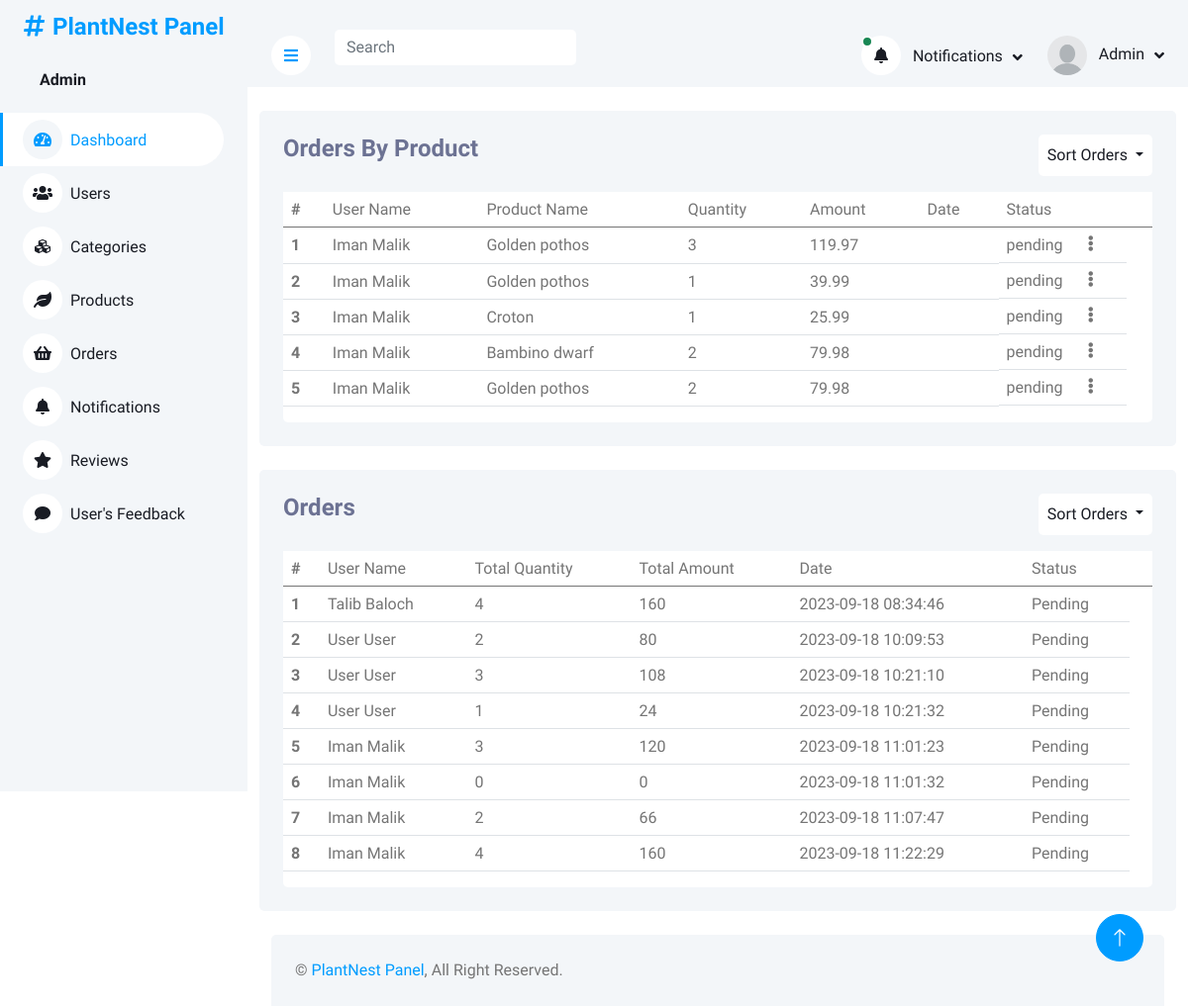
Page /adminPanel/orders.php (signed in) on the earlier database version.
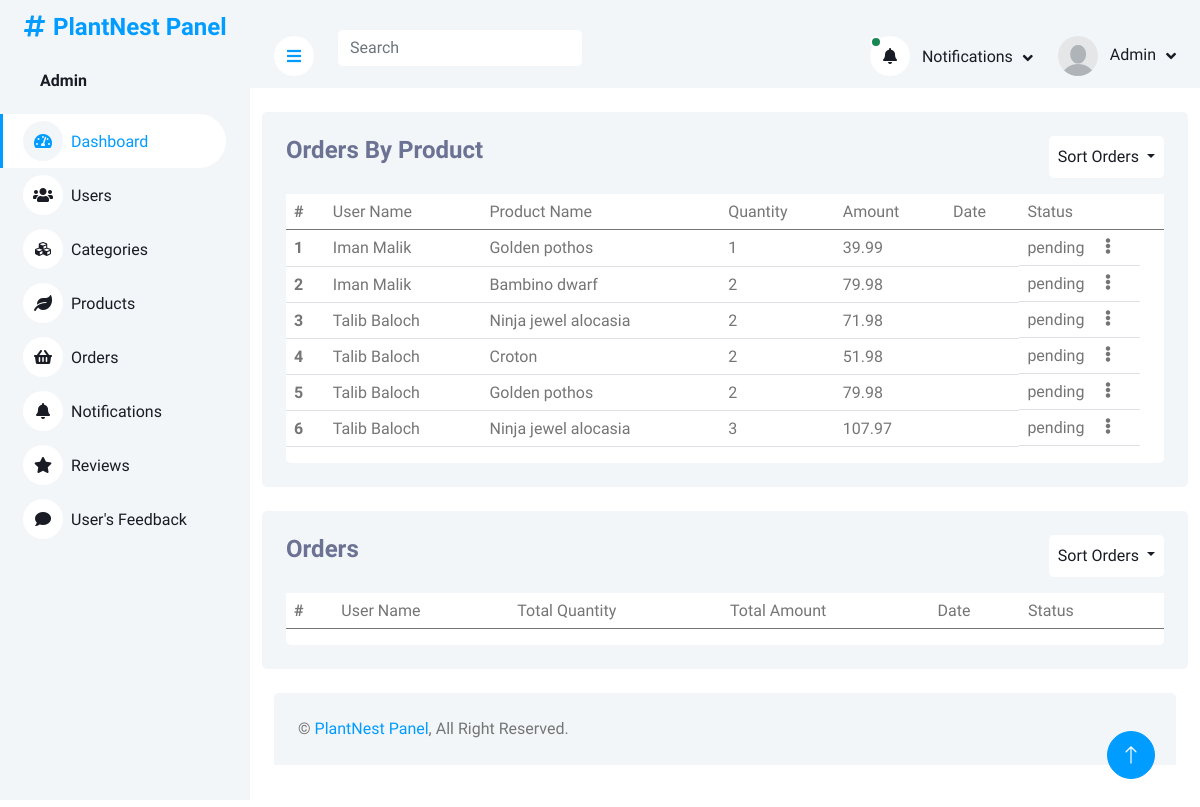
Same page on the later database version.
### tables this page shows
CREATE TABLE `orders` (
  `orderID` int(11) NOT NULL,
  `userID` int(11) DEFAULT NULL,
  `productID` int(11) DEFAULT NULL,
  `productQuantity` varchar(225) DEFAULT NULL,
  `totalAmount` varchar(225) DEFAULT NULL,
  `date` timestamp NOT NULL DEFAULT current_timestamp() ON UPDATE current_timestamp(),
  `orderStatus` varchar(255) NOT NULL DEFAULT 'pending'
);

CREATE TABLE `users` (
  `userID` int(11) NOT NULL,
  `firstName` varchar(225) DEFAULT NULL,
  `lastName` varchar(225) DEFAULT NULL,
  `userEmail` varchar(225) NOT NULL,
  `userPassword` varchar(225) DEFAULT NULL
);

CREATE TABLE `products` (
  `productID` int(11) NOT NULL,
  `productName` varchar(225) DEFAULT NULL,
  `productDescription` varchar(225) DEFAULT NULL,
  `productPrice` varchar(225) DEFAULT NULL,
  `productImage` varchar(225) DEFAULT NULL,
  `productStock` varchar(255) NOT NULL,
  `categoryID` int(11) DEFAULT NULL
);

CREATE TABLE `final_order` (
  `order_id` int(11) NOT NULL,
  `user_id` int(11) NOT NULL,
  `qty` int(11) NOT NULL,
  `total_price` int(11) NOT NULL,
  `date_of_order` timestamp NOT NULL DEFAULT current_timestamp() ON UPDATE current_timestamp(),
  `orderStatus` enum('pending','approved','rejected') NOT NULL DEFAULT 'pending'
);

### adminPanel/orders.php (the view, shortened to what the rows shown need)
<?php
include_once('header_admin.php');
?>
<div class="container pt-4">
    <div class="bg-light rounded p-4">
        <div class="row">
            <div class="col-12">
                <div class="bg-white rounded h-100 ">
                    <div class="table-responsive bg- ">
                        <table class="table">
                            <thead>
                                <tr>
                                    <th scope="col">#</th>
                                    <td>User Name</td>
                                    <td>Product Name</td>
                                    <td>Quantity</td>
                                    <td>Amount</td>
                                    <td>Date</td>
                                    <td>Status </td>
                                    <td> </td>
                                </tr>
                            </thead>
                            <tbody>
                                <?php
if (isset($_POST['sort-order-by-name'])) {
    $query = $pdo->query("SELECT * FROM orders INNER JOIN users ON orders.userID = users.userID INNER JOIN  products ON orders.productID =products.productID ORDER BY users.firstName ;");
    $result = $query->fetchAll(PDO::FETCH_ASSOC);
}else if (isset($_POST['sort-order-by-date'])) {
    $query = $pdo->query("SELECT * FROM orders INNER JOIN users ON orders.userID = users.userID INNER JOIN  products ON orders.productID =products.productID  ORDER BY orders.orderDate;");
    $result = $query->fetchAll(PDO::FETCH_ASSOC);
} else {
    $query = $pdo->query("SELECT * FROM orders INNER JOIN users ON orders.userID = users.userID INNER JOIN  products ON orders.productID =products.productID where orderStatus = 'pending' OR  orderStatus = 'approved' ;");
    $result = $query->fetchAll(PDO::FETCH_ASSOC);
}
                        foreach($result as $row){
                        ?>
                                <tr class="tr-row">
                                    <th scope="row">
                                        <?php echo $row['orderID'] ?>
                                    </th>
                                    <td>
                                        <?php echo ucfirst($row['firstName']) ?> <?php echo ucfirst($row['lastName']) ?>
                                    </td>
                                    <td>
                                        <?php echo $row['productName'] ?>
                                    </td>
                                    <td>
                                        <?php echo $row['productQuantity'] ?>
                                    </td>
                                    <td>
                                        <?php echo $row['totalAmount'] ?>
                                    </td>
                                    <td>
                                    </td>
                                <?php
                                if($row['orderStatus'] === "pending"){
                                ?>
                                    <td class="d-flex">
      <?php  echo $row['orderStatus'] ?>
      <div class="mx-auto">
        <i class="fa fa-ellipsis-v" data-bs-toggle="dropdown" aria-expanded="false" id="dropdownMenuButton" aria-haspopup="true" aria-expanded="false"></i>
      </div>
    </td>
                                <?php
                        }else{
                            ?>
                            <td class="d-flex">
                            <?php  echo $row['orderStatus'] ?>
                          </td>
                          <?php
                        }
                                       ?>
                                </tr>
                                <?php
                    }
                    ?>
                            </tbody>
                        </table>
                    </div>
                </div>
            </div>
        </div>
    </div>
</div>
<div class="container pt-4">
    <div class="bg-light rounded p-4">
        <div class="row">
            <div class="col-12">
                <div class="bg-white rounded h-100 ">
                    <div class="table-responsive bg- ">
                        <table class="table">
                            <thead>
                                <tr>
                                    <th scope="col">#</th>
                                    <td>User Name</td>
                                    <td>Total Quantity</td>
                                    <td>Total Amount</td>
                                    <td>Date</td>
                                    <td>Status </td>
                                    <td> </td>
                                </tr>
                            </thead>
                            <tbody>
                                <?php
if (isset($_POST['sort-order-by-name'])) {
    $query = $pdo->query("SELECT * FROM final_order INNER JOIN users ON orders.userID = users.userID INNER JOIN  products ON orders.productID =products.productID ORDER BY users.firstName ;");
    $result = $query->fetchAll(PDO::FETCH_ASSOC);
}else if (isset($_POST['sort-order-by-date'])) {
    $query = $pdo->query("SELECT * FROM orders INNER JOIN users ON orders.userID = users.userID INNER JOIN  products ON orders.productID =products.productID  ORDER BY orders.orderDate;");
    $result = $query->fetchAll(PDO::FETCH_ASSOC);
} else {
    $query = $pdo->query("SELECT users.*,final_order.*
    FROM users
    INNER JOIN final_order ON final_order.user_id = users.userID;");
    $result = $query->fetchAll(PDO::FETCH_ASSOC);
}
                        foreach($result as $row){
                        ?>
                                <tr class="tr-row">
                                    <th scope="row">
                                        <?php echo $row['order_id'] ?>
                                    </th>
                                    <td>
                                        <?php echo ucfirst($row['firstName']) ?> <?php echo ucfirst($row['lastName']) ?>
                                    </td>
                                    <td>
                                        <?php echo $row['qty'] ?>
                                    </td>
                                    <td>
                                        <?php echo $row['total_price'] ?>
                                    </td>
                                    <td>
                                        <?php echo $row['date_of_order'] ?>
                                    </td>
                                    <td>
                                        <?php echo $row['status'] ?>
                                    </td>
                                </tr>
                                <?php
                    }
                    ?>
                            </tbody>
                        </table>
                    </div>
                </div>
            </div>
        </div>
    </div>
</div>
<?php
include('footer.php');
?>

### adminPanel/header_admin.php (shortened to what the rows shown need)
<?php
include("php/query.php");
?>
<!DOCTYPE html>
<html lang="en">
<head>
    <link href="https://cdnjs.cloudflare.com/ajax/libs/font-awesome/5.10.0/css/all.min.css" rel="stylesheet">
    <link href="https://cdn.jsdelivr.net/npm/bootstrap-icons@1.4.1/font/bootstrap-icons.css" rel="stylesheet">
    <link href="lib/owlcarousel/assets/owl.carousel.min.css" rel="stylesheet">
    <link href="lib/tempusdominus/css/tempusdominus-bootstrap-4.min.css" rel="stylesheet" />
    <link href="css/bootstrap.min.css" rel="stylesheet">
    <link href="css/style.css" rel="stylesheet">
</head>
<body>
    <div class="container-xxl position-relative bg-white d-flex p-0">
        <div class="sidebar pe-4 pb-3">
            <nav class="navbar bg-light navbar-light">
                <div class="d-flex align-items-center ms-4 mb-4">
                    <div class="ms-3">
                    <?php
                                 if(isset($_SESSION['Admin'])){
                                    $admin = $_SESSION['Admin'];
                                 foreach($admin as $value){
                                    $U_ID =   $value['adminID'];
                                  $query = $pdo->prepare("SELECT * FROM admins WHERE adminID = :iD ");
                                  $query->bindParam(':iD',  $U_ID);
                                  $query->execute();
                                  $result = $query->fetch(PDO::FETCH_ASSOC);
                        ?>
                         <h6 class="mb-0">
                             <span><?php echo ucfirst($result['adminName'])?></span>
                            </h6>
</span>    <?php
                      };
                    }
                        ?>
                    </div>
                </div>
            </nav>
        </div>
        <div class="content">
            <nav class="navbar navbar-expand bg-light navbar-light sticky-top px-4 py-0">
                <div class="navbar-nav align-items-center ms-auto">
                    <div class="nav-item dropdown">
                        <a href="#" class="nav-link dropdown-toggle" data-bs-toggle="dropdown">
                        <?php
                                 if(isset($_SESSION['Admin'])){
                                    $admin = $_SESSION['Admin'];
                                 foreach($admin as $value){
                                    $U_ID =   $value['adminID'];
                                  $query = $pdo->prepare("SELECT * FROM admins WHERE adminID = :iD ");
                                  $query->bindParam(':iD',  $U_ID);
                                  $query->execute();
                                  $result = $query->fetch(PDO::FETCH_ASSOC);
                              if($result['adminImage']){
                        ?>
                        <img class="rounded-circle me-lg-2" src="img/<?php echo $result['adminImage'] ?>" alt="" style="width: 40px; height: 40px;">
                            <?php
                              }else if(empty($result['adminImage'])){
                                ?>
                        <img class="rounded-circle me-lg-2" src="img/user.jpg" alt="" style="width: 40px; height: 40px;">
                                <?php
                              }
                            ?>
                                <span class="d-none d-lg-inline-flex">
                                    <?php echo ucfirst($result['adminName']) ?>
                                </span>
                                <?php
                            }
                        }
                            ?>
                        </a>
                    </div>
                </div>
            </nav>

Differences in the rows shown:
removed final_order: order_id "1", user.firstName "Talib", user.lastName "Baloch", qty "4", total_price "160", date_of_order "2023-09-18 08:34:46", status "Pending"
removed final_order: order_id "2", user.firstName "User", user.lastName "User", qty "2", total_price "80", date_of_order "2023-09-18 10:09:53", status "Pending"
removed final_order: order_id "3", user.firstName "User", user.lastName "User", qty "3", total_price "108", date_of_order "2023-09-18 10:21:10", status "Pending"
removed final_order: order_id "4", user.firstName "User", user.lastName "User", qty "1", total_price "24", date_of_order "2023-09-18 10:21:32", status "Pending"
removed final_order: order_id "5", user.firstName "Iman", user.lastName "Malik", qty "3", total_price "120", date_of_order "2023-09-18 11:01:23", status "Pending"
removed final_order: order_id "6", user.firstName "Iman", user.lastName "Malik", qty "0", total_price "0", date_of_order "2023-09-18 11:01:32", status "Pending"
removed final_order: order_id "7", user.firstName "Iman", user.lastName "Malik", qty "2", total_price "66", date_of_order "2023-09-18 11:07:47", status "Pending"
removed final_order: order_id "8", user.firstName "Iman", user.lastName "Malik", qty "4", total_price "160", date_of_order "2023-09-18 11:22:29", status "Pending"
changed orders id 1: productQuantity "3" → "1"; totalAmount "119.97" → "39.99"
changed orders id 2: productID.productName "Golden pothos" → "Bambino dwarf"; productQuantity "1" → "2"; totalAmount "39.99" → "79.98"
changed orders id 3: userID.firstName "Iman" → "Talib"; userID.lastName "Malik" → "Baloch"; productID.productName "Croton" → "Ninja jewel alocasia"; productQuantity "1" → "2"; totalAmount "25.99" → "71.98"
changed orders id 4: userID.firstName "Iman" → "Talib"; userID.lastName "Malik" → "Baloch"; productID.productName "Bambino dwarf" → "Croton"; totalAmount "79.98" → "51.98"
changed orders id 5: userID.firstName "Iman" → "Talib"; userID.lastName "Malik" → "Baloch"
added orders: orderID "6", userID.firstName "Talib", userID.lastName "Baloch", productID.productName "Ninja jewel alocasia", productQuantity "3", totalAmount "107.97", orderStatus "pending"
